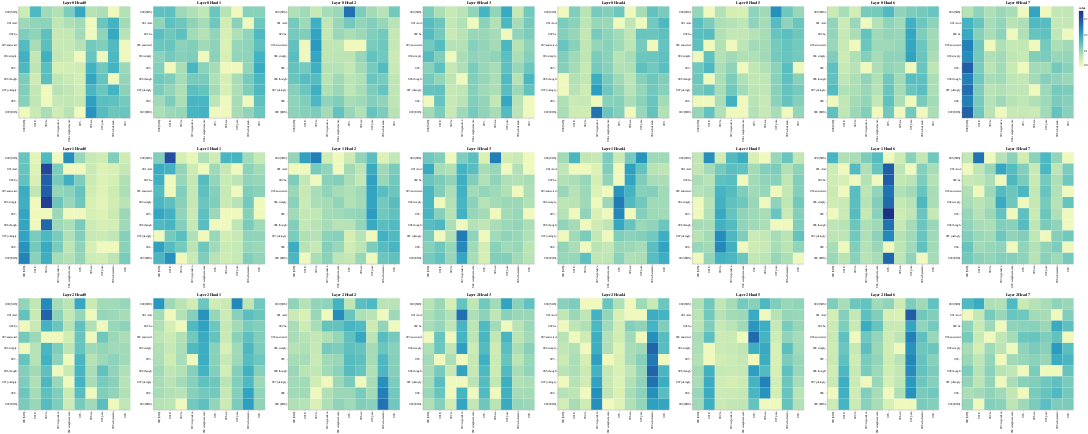

Write notebook code for a chart like this one.
### Code cell
# Encoder Self-Attention
get_all_attention_maps("encoder-decoder", layers, heads, encoder_input_tokens, decoder_input_tokens, min(20, sentence_len))
